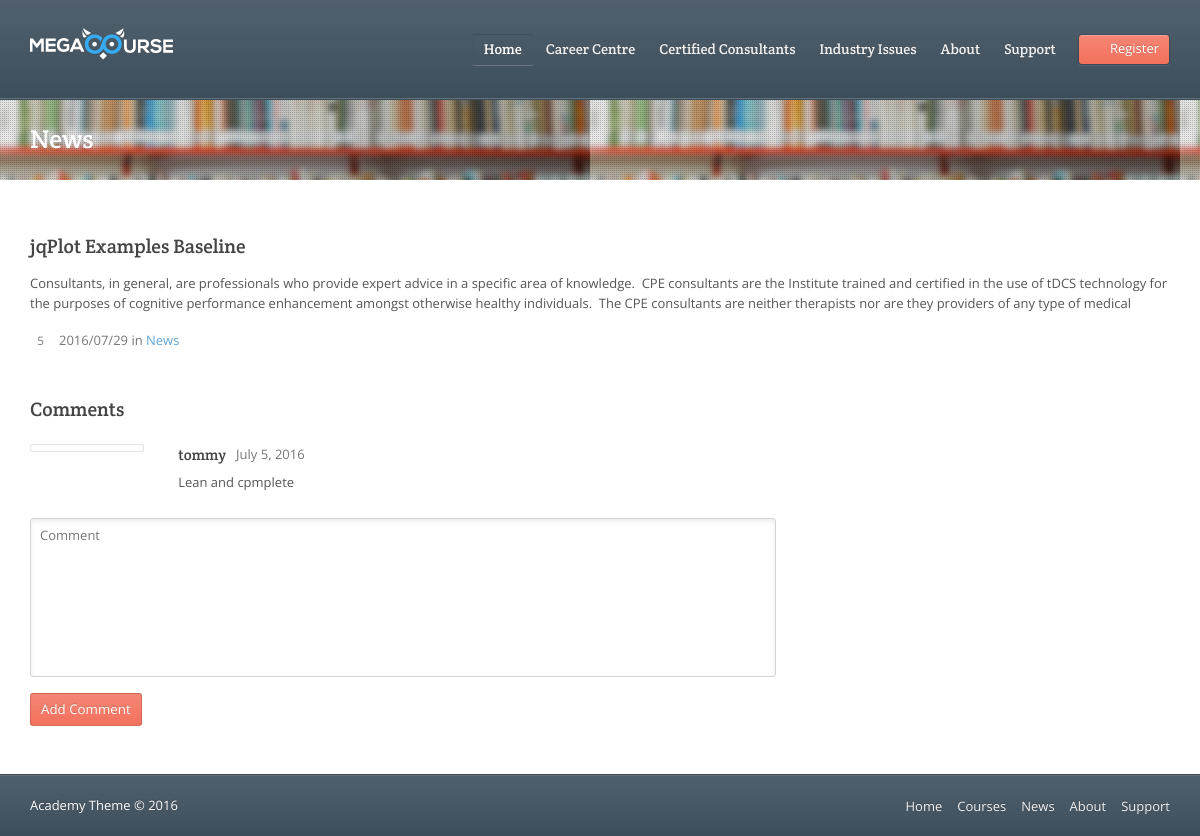
Page /index.php/ViewNews?id=1 on the committed database.
### tables this page shows
CREATE TABLE `blog` (
  `id` int(10) NOT NULL,
  `title` text NOT NULL,
  `content` text NOT NULL,
  `date` text NOT NULL
);

### application/controllers/ViewNews.php (called while the page is built, shortened)
<?php
class ViewNews extends CI_Controller {
    public function __construct() {
        $this->load->model('BlogModel');
    }
    public function index() {
        $id = $_GET['id'];
        $data['blogs'] = $this->BlogModel->getBlogById($id);
        $this->load->view('common/header');
        $this->load->view('ViewNews', array('data' => $data));
        $this->load->view('common/footer');
    }
}

### index.php (called while the page is built, shortened)
<?php
require_once BASEPATH.'core/CodeIgniter.php';

### application/models/BlogModel.php (called while the page is built, shortened)
<?php
class BlogModel extends CI_Model {
    public function getBlogById($id) {
        $this->db->select('*');
        $this->db->from('blog');
        $this->db->where('id', $id);
        $quary_result=$this->db->get();
        $result=$quary_result->result();
        return $result;
    }
}

### application/views/ViewNews.php (the view, shortened to what this page needs)
<div class="featured-content">
    <div class="substrate">
    </div>
    <div class="row">
        <div class="page-title">
            <h1 class="nomargin">  News</h1>
        </div>
    </div>
</div>
<div class="main-content">
    <div class="row">
        <div class="column twelvecol">
            <article class="single-post">
                <div class="post-content">
                    <h1><?php echo $data['blogs'][0]->title; ?></h1>
                    <p><?php echo $data['blogs'][0]->content; ?></p>
                    <footer class="post-footer">
                        <div class="twelvecol column">
                            <div class="post-comment-count">5</div>
                            <time class="post-date nomargin" datetime="2013-02-18"><?php echo $data['blogs'][0]->date; ?></time>
                            <div class="post-categories">&nbsp;in <a href="#" title="View all posts in News" rel="category tag">News</a></div>
                        </div>
                    </footer>
                </div>
            </article>
            <div class="post-comments clearfix" id="comments">
                <h1>Comments</h1>
                <div class="comments-listing" id="comments">
                    <ul>
                        <li id="comment-60429">
                            <div class="comment hidden-wrap">
                                <div class="avatar-container">
                                    <div class="bordered-image">
                                    </div>
                                </div>
                                <div class="comment-text">
                                    <header class="comment-header hidden-wrap">
                                        <h5 class="left comment-author"><a href="#">tommy</a></h5>
                                        <time class="comment-time left" datetime="2016-07-05">July 5, 2016</time>
                                    </header>
                                    <p>Lean and cpmplete</p>
                                </div>
                            </div>
                        </li>
                    </ul>
                </div>
                <div class="comment-form eightcol column last">
                    <div id="respond" class="comment-respond">
                        <form action="#" method="post" id="" class="comment-form">
                            <div class="formatted-form">
                                <div class="field-wrapper"><textarea id="comment" name="comment" cols="45" rows="8" placeholder="Comment"></textarea></div>
                            </div>
                            <p class="form-submit">
                                <input name="submit" type="submit" id="" value="Add Comment">
                            </p>
                        </form>
                    </div>
                </div>
            </div>
        </div>
    </div>
</div>

### assets/css/custom.css (style rules this page uses)
body, input, select, textarea { font-family:Open Sans, Arial, Helvetica, sans-serif; }
h1,h2,h3,h4,h5,h6, .header-navigation div > ul > li > a { font-family:Crete Round, Arial, Helvetica, sans-serif; }
input[type="submit"], input[type="button"], .button, .jp-play-bar, .jp-volume-bar-value, .free-course .course-price .price-text, .lessons-listing .lesson-attachments a, ul.styled-list.style-4 li:before, .woocommerce a.button.alt, .woocommerce button.button.alt, .woocommerce input.button.alt, .woocommerce #respond input#submit.alt, .woocommerce #content input.button.alt, .woocommerce-page a.button.alt, .woocommerce-page button.button.alt, .woocommerce-page input.button.alt, .woocommerce-page #respond input#submit.alt, .woocommerce-page #content input.button.alt, .woocommerce a.button.alt:hover, .woocommerce button.button.alt:hover, .woocommerce input.button.alt:hover, .woocommerce #respond input#submit.alt:hover, .woocommerce #content input.button.alt:hover, .woocommerce-page a.button.alt:hover, .woocommerce-page button.button.alt:hover, .woocommerce-page input.button.alt:hover, .woocommerce-page #respond input#submit.alt:hover, .woocommerce-page #content input.button.alt:hover { background-color:#f3715d; }
a, a:hover, a:focus, ul.styled-list li > a:hover { color:#5ea5d7; }

### rows in the picture
blog: title "jqPlot Examples Baseline", content "Consultants, in general, are professionals who provide expert advice in a specific area of knowledge. CPE consultants are the Institute trained and certified in the use of tDCS technology for the purposes of cognitive performance enhancement amongst otherwise healthy individuals. The CPE consultants are neither therapists nor are they providers of any type of medical", date "2016/07/29"
